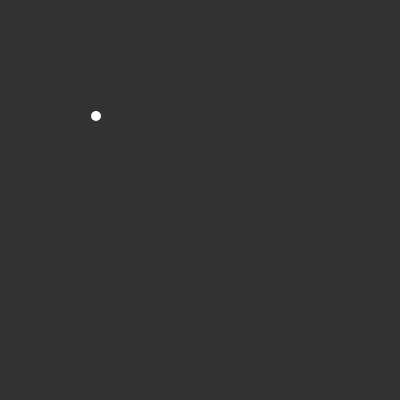
Frame 1 (no input)
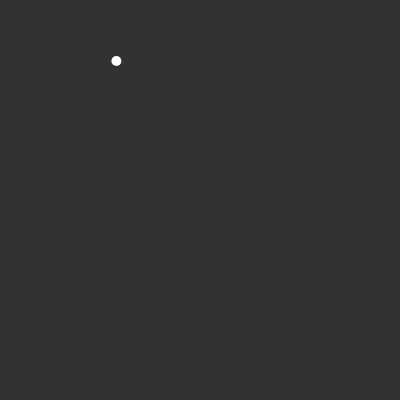
Frame 60 (no input)
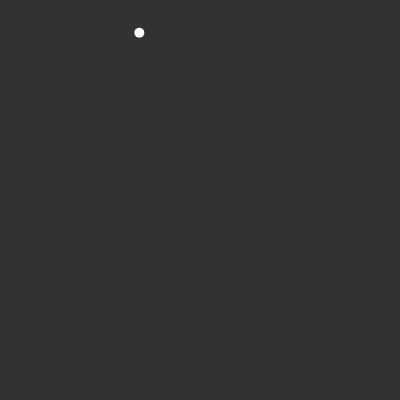
Frame 120 (the mouse pressed at the canvas centre since frame 60)

The p5.js sketch that drew these frames (run headless with seeded random() and noise() and a simulated clock; from frame 60 on, the mouse is pressed at the canvas centre):

// p5.js sketch
// ── sketch.js
let p1, p2;

function setup() {
  createCanvas(400, 400);
  background(50);

  p1 = new Particle(100, 100, 5);
  p1.vel = createVector(-5, 15);
}

function draw() {
  background(50);

  let mousePos = createVector(mouseX, mouseY);
  let centerPos = createVector(width/2, height/2);

  p1.attractTo( centerPos );
  p1.update();
  p1.display();
}


class Particle {
  constructor(x, y, m) {
    this.pos = createVector(x, y);
    this.vel = createVector();
    this.acc = createVector();
    this.mass = m;
    this.rad = m;
  }

  attractTo(target) {
    let f = p5.Vector.sub(target, this.pos);
    //f.normalize(); // get the direction
    //f.mult(1); // mag is now 5px.
    f.mult(0.05);
    this.applyForce( f );
  }

  update() {
    this.vel.add(this.acc);
    this.pos.add(this.vel);
    this.acc.mult(0);

    //
    //this.vel.mult(0.70);
  }
  applyForce(f) {
    let force = f.copy();
    force.div(this.mass);
    this.acc.add( force );
  }
  display() {
    push();
    translate(this.pos.x, this.pos.y);
    noStroke();
    fill(255);
    ellipse(0, 0, this.rad*2, this.rad*2);
    pop();
  }
}










// :D :P
